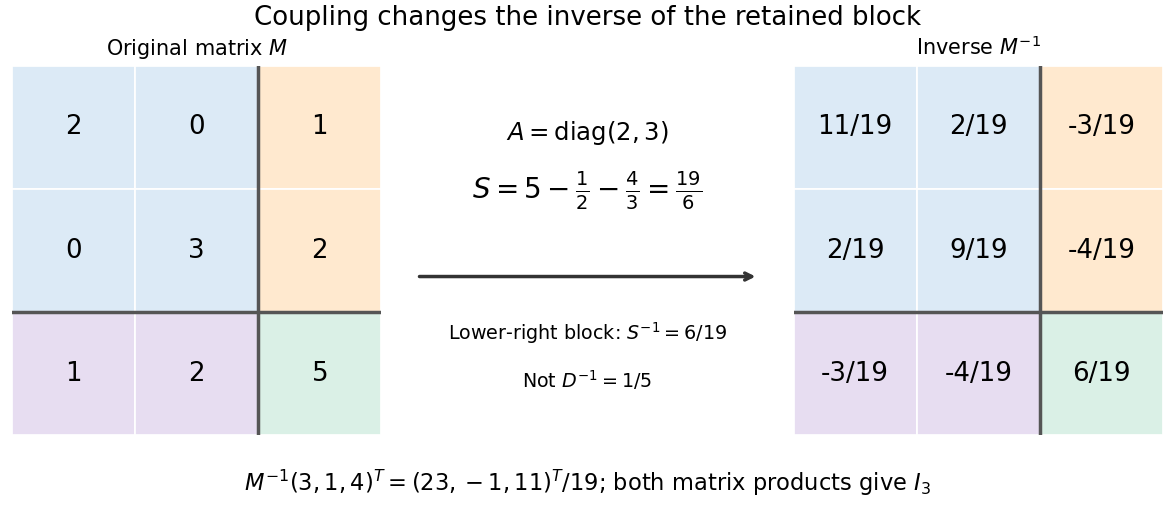

Write Python code to recreate this figure.
"""Exact block inversion example; save the matching PNG in the working directory."""

from fractions import Fraction as F
from pathlib import Path

import matplotlib.pyplot as plt
from matplotlib.patches import Rectangle


def verify():
    m = [[F(2), F(0), F(1)], [F(0), F(3), F(2)], [F(1), F(2), F(5)]]
    numerators = [[11, 2, -3], [2, 9, -4], [-3, -4, 6]]
    inv = [[F(v, 19) for v in row] for row in numerators]
    for a, b in ((m, inv), (inv, m)):
        assert [[sum(a[i][k]*b[k][j] for k in range(3)) for j in range(3)]
                for i in range(3)] == [[F(i == j) for j in range(3)] for i in range(3)]
    answer = [F(23, 19), F(-1, 19), F(11, 19)]
    assert [sum(m[i][j]*answer[j] for j in range(3)) for i in range(3)] == [3, 1, 4]
    assert F(5)-F(1, 2)-F(4, 3) == F(19, 6)
    return m, inv


def matrix(ax, values, name):
    colours = {(True, True): '#dceaf6', (True, False): '#ffe9cf',
               (False, True): '#e7ddf1', (False, False): '#daf0e6'}
    for i, row in enumerate(values):
        for j, value in enumerate(row):
            ax.add_patch(Rectangle((j, 2-i), 1, 1, facecolor=colours[(i < 2, j < 2)],
                                   edgecolor='white', linewidth=1))
            label = str(value.numerator) if value.denominator == 1 else f'{value.numerator}/{value.denominator}'
            ax.text(j+.5, 2.5-i, label, fontsize=15, ha='center', va='center')
    ax.plot([2, 2], [0, 3], color='#555555', linewidth=2)
    ax.plot([0, 3], [1, 1], color='#555555', linewidth=2)
    ax.set(xlim=(0, 3), ylim=(0, 3), aspect='equal', title=name)
    ax.axis('off')


def main():
    m, inv = verify()
    fig = plt.figure(figsize=(9.4, 4.2), dpi=125, layout='constrained', facecolor='white')
    gs = fig.add_gridspec(2, 3, height_ratios=[5, 1], width_ratios=[3, 2.8, 3])
    matrix(fig.add_subplot(gs[0, 0]), m, r'Original matrix $M$')
    matrix(fig.add_subplot(gs[0, 2]), inv, r'Inverse $M^{-1}$')
    ax = fig.add_subplot(gs[0, 1]); ax.axis('off')
    ax.text(.5, .80, r'$A=\mathrm{diag}(2,3)$', ha='center', fontsize=14)
    ax.text(.5, .64, r'$S=5-\frac{1}{2}-\frac{4}{3}=\frac{19}{6}$', ha='center', fontsize=16)
    ax.annotate('', xy=(.98, .43), xytext=(.02, .43),
                arrowprops={'arrowstyle': '->', 'lw': 2, 'color': '#333333'})
    ax.text(.5, .26, r'Lower-right block: $S^{-1}=6/19$', ha='center', fontsize=11)
    ax.text(.5, .13, r'Not $D^{-1}=1/5$', ha='center', fontsize=11)
    note = fig.add_subplot(gs[1, :]); note.axis('off')
    note.text(.5, .5, r'$M^{-1}(3,1,4)^T=(23,-1,11)^T/19$; both matrix products give $I_3$',
              ha='center', va='center', fontsize=13)
    fig.suptitle('Coupling changes the inverse of the retained block', fontsize=15)
    fig.savefig(Path(__file__).with_suffix('.png').name, facecolor='white', transparent=False)
    plt.close(fig)


if __name__ == '__main__':
    main()
